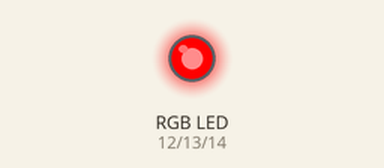
The sketch below on a simulated Arduino Uno, built with avr-gcc and run on an emulated ATmega328P. Parts: an RGB LED mixed from three pins (HIGH = lit).

Above: at 0.5 s.
At 1.5 s:
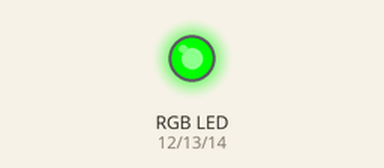
At 5.5 s:
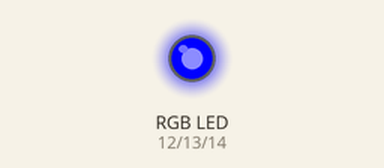
Timing chart, 0 to 6.9 s (numbered marks = the images above):
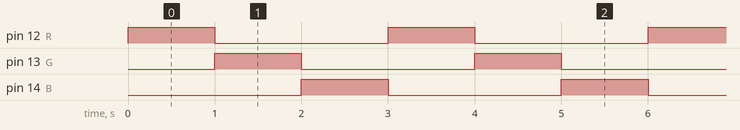

Measured:
- by itself, pin 12 (R), pin 13 (G), pin 14 (B): alternates HIGH for 1.0 s and LOW for 2.0 s
- by itself, everything shown: repeats every 3.0 s, in 3 steps

The sketch:

9_rgb.ino
```cpp
int R = 12;
int G = 13;
int B = 14;

void setup() {
  // put your setup code here, to run once:
  pinMode(R, OUTPUT);
  pinMode(G, OUTPUT);
  pinMode(B, OUTPUT);
}

void loop() {
  // put your main code here, to run repeatedly:
  digitalWrite(R, HIGH);
  digitalWrite(G, LOW);
  digitalWrite(B, LOW);
  delay(1000);
  digitalWrite(R, LOW);
  digitalWrite(G, HIGH);
  digitalWrite(B, LOW);
  delay(1000);
  digitalWrite(R, LOW);
  digitalWrite(G, LOW);
  digitalWrite(B, HIGH);
  delay(1000);
}
```
